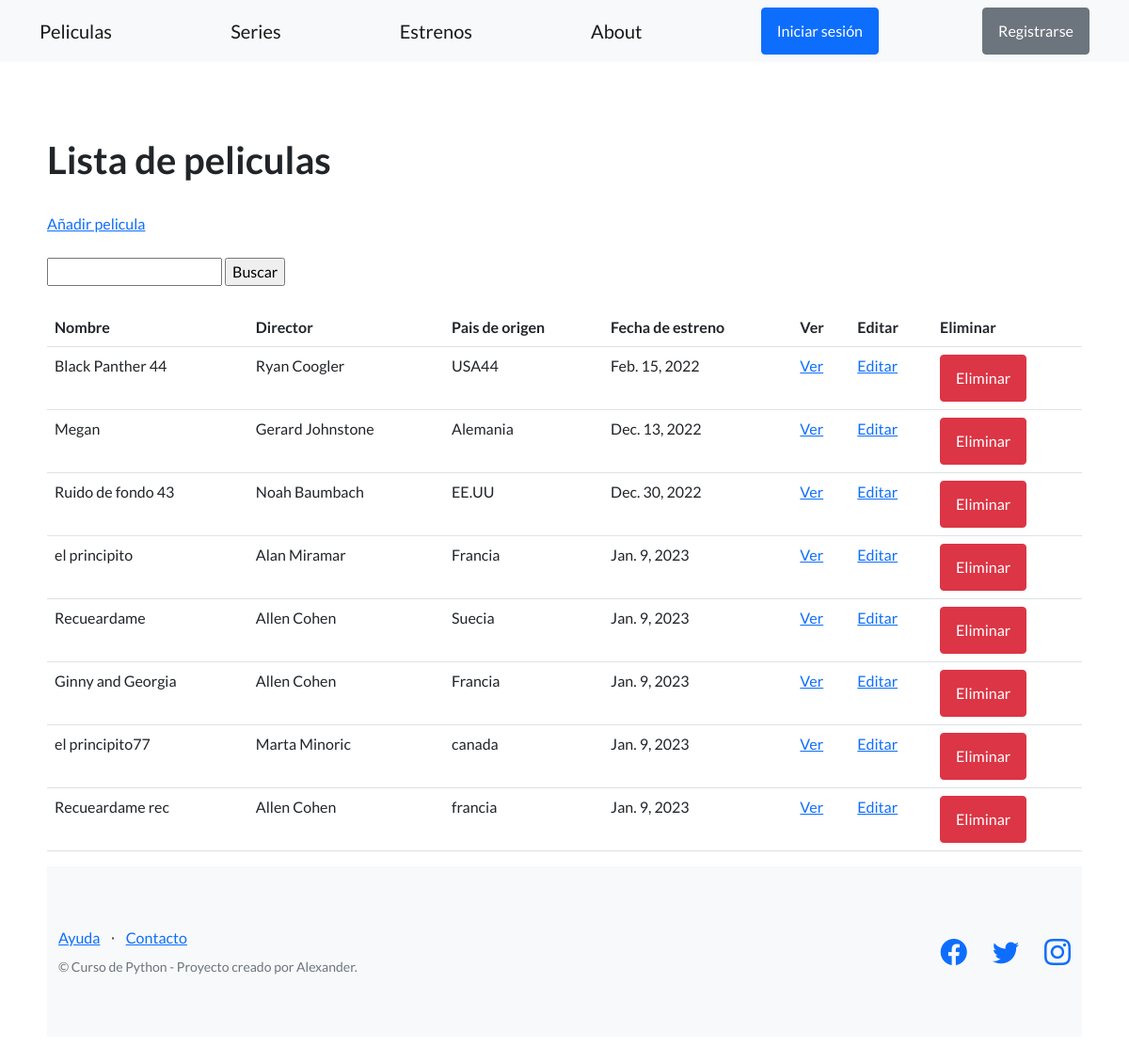
Page /plataforma/peliculas/ on the committed database.
### critica_cine/models.py (models this page shows, shortened)
class Peliculas(models.Model):
    nombre_de_pelicula = models.CharField(max_length=200)
    director = models.CharField(max_length=200)
    pais_de_origen = models.CharField(max_length=200)
    descripcion = models.CharField(max_length=500)
    fecha_estreno = models.DateField()

### critica_cine/views.py (the view, shortened to what this page needs)
# urls.py: path("peliculas/" ,views.listar_peliculas ,name="peliculas"),
def listar_peliculas(request):
    contexto = {
        "peliculas": Peliculas.objects.all()
    }
    return render(
        request=request,
        template_name="critica_cine/lista_peliculas.html",
        context=contexto
        )

### critica_cine/templates/critica_cine/lista_peliculas.html (shortened to what this page needs)
{% extends "critica_cine/base.html" %}
{% block contenido %}
<section>
    <div>
        <h1>Lista de peliculas</h1><br>
        <a href="{% url "crear_pelicula" %}">Añadir pelicula</a>
        <form action="{% url "buscar_pelicula" %}" method="post"><br>
            <input type="text" name="nombre_de_pelicula">
            <input type="submit" value="Buscar">
        </form>
        <br>
       <table class = "table">
         <body>
            <tr>
                <th> Nombre</th>
                <th> Director</th>
                <th> Pais de origen</th>
                <th> Fecha de estreno</th>
                <th> Ver</th>
                <th> Editar</th>
                <th> Eliminar</th>
            </tr>
            {% for pelicula in peliculas %}
            <tr>
                <td>{{pelicula.nombre_de_pelicula}}</td>
                <td>{{pelicula.director}}</td>
                <td>{{pelicula.pais_de_origen}}</td>
                <td>{{pelicula.fecha_estreno}}</td>
                <td>
                <a href = "{% url "ver_pelicula" pelicula.id %}">Ver</a>
                </td>
                <td>
                    <a href = "{% url "editar_pelicula" pelicula.id %}">Editar</a>
                </td>
                <td>
                    <a href = "{% url "eliminar_pelicula" pelicula.id %}"><button type="button" class="btn btn-danger">Eliminar</button>
                </td>
             </tr>
            {% endfor %}
         </body>
       </table>
    {% endblock contenido %}

### critica_cine/templates/critica_cine/base.html (shortened to what this page needs)
{% load static %}
<!DOCTYPE html>
<html lang="en">
    <head>
        <link href="https://cdn.jsdelivr.net/npm/bootstrap-icons@1.5.0/font/bootstrap-icons.css" rel="stylesheet" type="text/css" />
        <link href="{% static 'css/styles.css' %}" rel="stylesheet" />
    </head>
    <body>
        <nav class="navbar navbar-light bg-light static-top">
            <div class="container">
                <a class="navbar-brand" href="{% url "peliculas" %}" >Peliculas</a>
                <a class="navbar-brand" href="{% url "series" %}" >Series</a>
                <a class="navbar-brand" href="{% url "estrenos" %}" >Estrenos</a>
                <a class="navbar-brand" href="{% url "about" %}" >About</a>
                {% if user.is_authenticated %}
                <div class=" dropdown">
                    <button class="btn btn-secondary dropdown-toggle" type="button" id="dropdownMenuButton1" data-bs-toggle="dropdown" aria-expanded="false">
                        <div style="display: inline-flex;">
                            <span style="padding: 0px 30px 0px 0px;">{{ user.username }}</span>
                        </div>
                    </button>
                    <ul class="dropdown-menu" aria-labelledby="dropdownMenuButton1">
                        <li>
                            <a class="dropdown-item" href="{% url 'editar_perfil' %}">Editar mis datos</a>
                        </li>
                        <li>
                            <a class="dropdown-item" href="{% url 'agregar_avatar' %}">Agregar Avatar</a>
                        </li>
                        <li>
                            <a class="dropdown-item" href="{% url 'logout' %}"><strong>Cerrar Sesión</strong></a></li>
                        </li>
                    </ul>
                  </div>
                </div>
                {% else %}
                <a class="btn btn-primary" href="{% url "login" %}">Iniciar sesión</a>
                <a class="btn btn-secondary" href="{% url "registro" %}">Registrarse</a>
                {% endif %}
            </div>
        </nav>
        <section style="padding:80px 50px;">
            {% block contenido %}
            {% endblock contenido %}
        </section>
            <footer class="footer bg-light">
                <div class="container">
                    <div class="row">
                        <div class="col-lg-6 h-100 text-center text-lg-start my-auto">
                            <ul class="list-inline mb-2">
                                <li class="list-inline-item"><a href="#!">Ayuda</a></li>
                                <li class="list-inline-item">⋅</li>
                                <li class="list-inline-item"><a href="#!">Contacto</a></li>
                            </ul>
                            <p class="text-muted small mb-4 mb-lg-0">&copy; Curso de Python - Proyecto creado por Alexander.</p>
                        </div>
                        <div class="col-lg-6 h-100 text-center text-lg-end my-auto">
                            <ul class="list-inline mb-0">
                                <li class="list-inline-item me-4">
                                    <a href="#!"><i class="bi-facebook fs-3"></i></a>
                                </li>
                                <li class="list-inline-item me-4">
                                    <a href="#!"><i class="bi-twitter fs-3"></i></a>
                                </li>
                                <li class="list-inline-item">
                                    <a href=""><i class="bi-instagram fs-3"></i></a>
                                </li>
                            </ul>
                        </div>
                    </div>
                </div>
            </footer>
        </body>
    </html>

### rows in the picture
Peliculas: nombre_de_pelicula "Black Panther 44", director "Ryan Coogler", pais_de_origen "USA44", fecha_estreno "Feb. 15, 2022"
Peliculas: nombre_de_pelicula "Megan", director "Gerard Johnstone", pais_de_origen "Alemania", fecha_estreno "Dec. 13, 2022"
Peliculas: nombre_de_pelicula "Ruido de fondo 43", director "Noah Baumbach", pais_de_origen "EE.UU", fecha_estreno "Dec. 30, 2022"
Peliculas: nombre_de_pelicula "el principito", director "Alan Miramar", pais_de_origen "Francia", fecha_estreno "Jan. 9, 2023"
Peliculas: nombre_de_pelicula "Recueardame", director "Allen Cohen", pais_de_origen "Suecia", fecha_estreno "Jan. 9, 2023"
Peliculas: nombre_de_pelicula "Ginny and Georgia", director "Allen Cohen", pais_de_origen "Francia", fecha_estreno "Jan. 9, 2023"
Peliculas: nombre_de_pelicula "el principito77", director "Marta Minoric", pais_de_origen "canada", fecha_estreno "Jan. 9, 2023"
Peliculas: nombre_de_pelicula "Recueardame rec", director "Allen Cohen", pais_de_origen "francia", fecha_estreno "Jan. 9, 2023"
